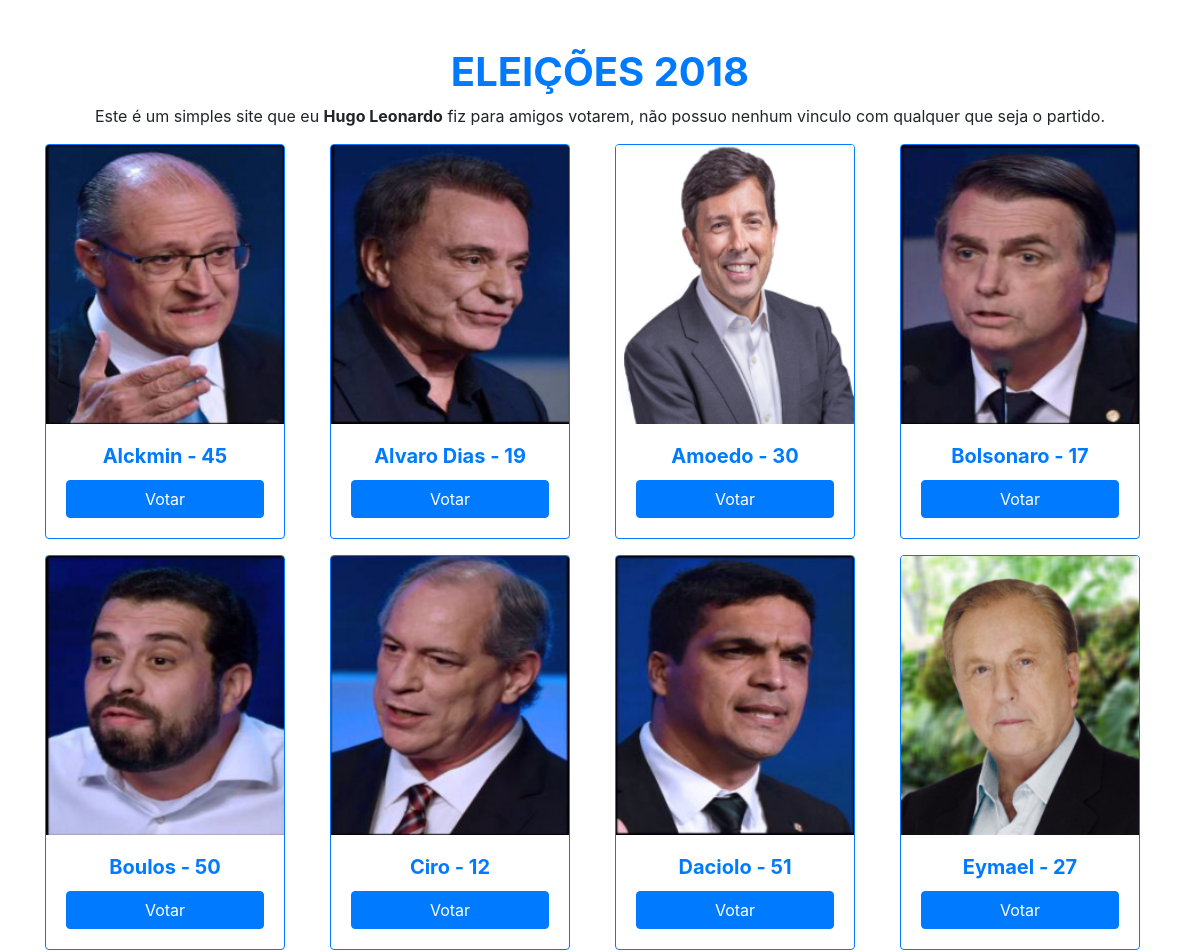
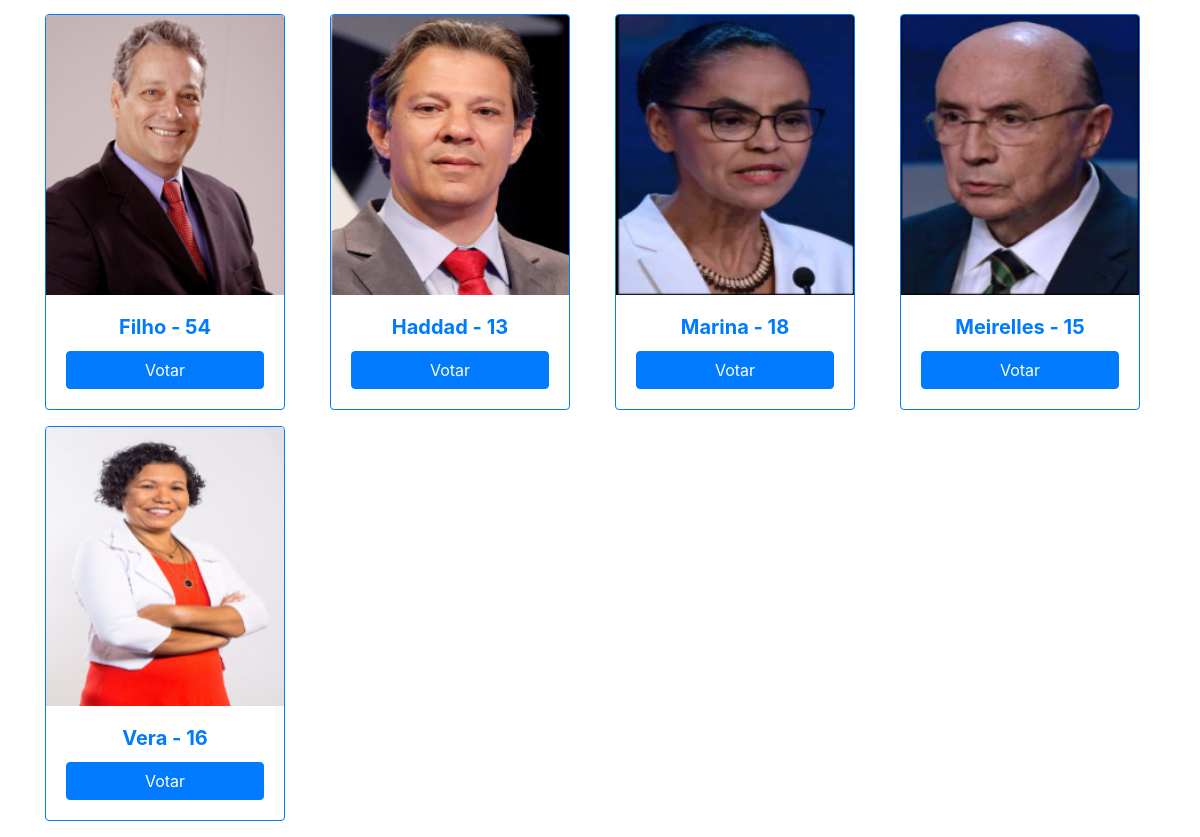
The page / on the database its author committed (2 pictures, top to bottom).
### tables this page shows
CREATE TABLE `candidatos` (
  `id` int(11) NOT NULL,
  `cadidato` varchar(50) NOT NULL,
  `imagem` varchar(200) NOT NULL,
  `qtd_voto` int(50) NOT NULL
);

### index.php (the view, shortened to what this page needs)
<?php
include "conexao.php";
?>
<!DOCTYPE html>
<html lang="pt-BR">
	<head>
		<link rel="stylesheet" href="https://stackpath.bootstrapcdn.com/bootstrap/4.1.3/css/bootstrap.min.css">
	</head>
	<body>
		<div class="container">
			<h1 class="text-center mt-5  text-primary"><strong>ELEIÇÕES 2018</strong></h1>
			<p class="text-center mb-3">Este é um simples site que eu <strong> Hugo Leonardo</strong> fiz para amigos votarem, não possuo nenhum vinculo com qualquer que seja o partido.</p>
			<div class="row">
				<?php
$result_candidato = " select * from candidatos ORDER BY cadidato ASC";
$resultado_candidatos = mysqli_query($conn, $result_candidato);
while ($row_candidato = mysqli_fetch_assoc($resultado_candidatos)) {
	?>
				<div class="col-sm-12 col-md-3  align-content-sm-center">
					<div class="card mb-3 border-primary" style="width: 15rem;">
						<img class="card-img-top" src="imagem/<?php echo $row_candidato['imagem']; ?>">
						<div class="card-body">
							<h5 class="card-title text-center text-primary font-weight-bold"><?php echo $row_candidato['cadidato']; ?></h5>
							<a href="votar.php?id=<?php echo $row_candidato['id']; ?>"  class="btn btn-primary btn-block">Votar</a>
						</div>
					</div>
				</div><?php
}
?>
			</div>
		</div>
	</body>
</html>

### index.php (style rules this page uses)
html { margin: 0px; padding: 0px; }
body { background: #fff; }

### rows shown on the page
candidatos: imagem (picture), cadidato "Alckmin - 45"
candidatos: imagem (picture), cadidato "Alvaro Dias - 19"
candidatos: imagem (picture), cadidato "Amoedo - 30"
candidatos: imagem (picture), cadidato "Bolsonaro - 17"
candidatos: imagem (picture), cadidato "Boulos - 50"
candidatos: imagem (picture), cadidato "Ciro - 12"
candidatos: imagem (picture), cadidato "Daciolo - 51"
candidatos: imagem (picture), cadidato "Eymael - 27"
candidatos: imagem (picture), cadidato "Filho - 54"
candidatos: imagem (picture), cadidato "Haddad - 13"
candidatos: imagem (picture), cadidato "Marina - 18"
candidatos: imagem (picture), cadidato "Meirelles - 15"
candidatos: imagem (picture), cadidato "Vera - 16"
